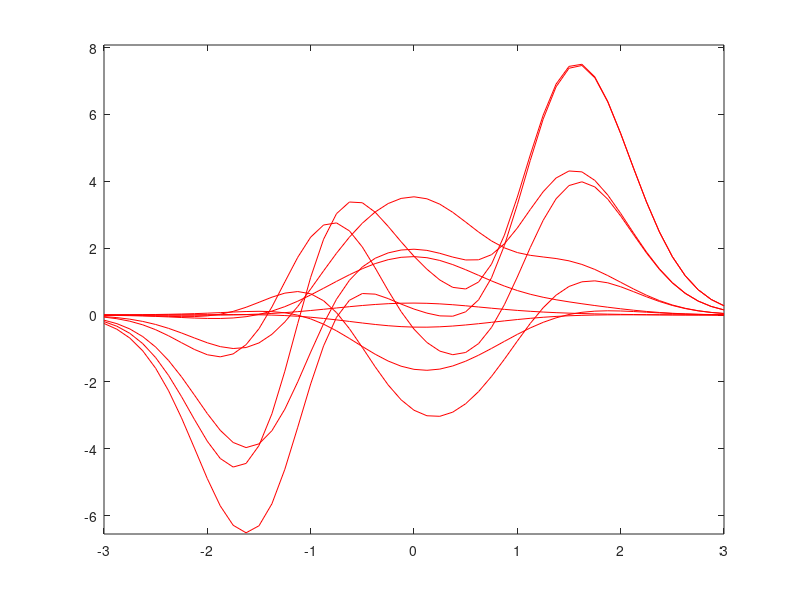

Reproduce this figure in MATLAB.
function result = test_contour_012
result = false;
a = figure;
h = gca;
[Z,x,y] = peaks;
contour(h,x,y,Z,'r-');
drawnow;
close(a);
result = true;
